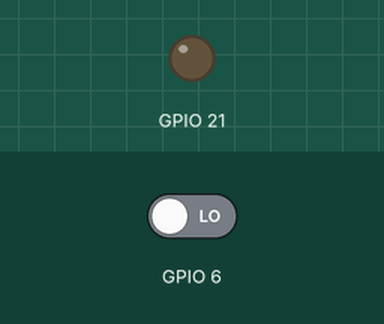
Bench run of a program on a simulated Raspberry Pi (BCM pin numbers), started with the arguments Hello 3. On the bench: output pins drawn as LEDs (lit = HIGH). Dashed ring = blinking. Inputs (shaded band) come from the test bench; at power-on: GPIO 6 LOW. The camera gives no picture and a still takes 0.5 s; what the program prints to the terminal is not drawn. At 4.8 s the program stops and its outputs stay as they are.

Above: at 1.2 s.
1.3 s: GPIO 6 driven HIGH
At 1.7 s:
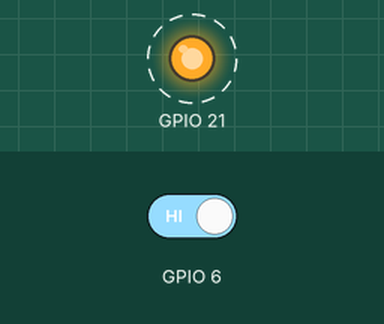
Timing chart, 0 to 5.3 s (numbered marks = the images above; inputs shaded):
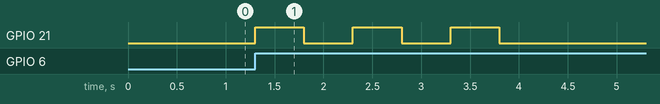

The program:

picamex04.py
```python
import sys
import time
import picamera
import RPi.GPIO as GPIO

fName = sys.argv[1]						        # test02
fName = "/home/pi/Desktop/" + fName +".jpg"	# fName = "./Desktop/test02.jpg
secTime = int(sys.argv[2])  			    # sys.argv[2]="3" --> 3

GPIO.setmode(GPIO.BCM)
GPIO.setup(6, GPIO.IN)
GPIO.setup(21, GPIO.OUT)

print "Take picture by SW-input with ", secTime, "sec delay~"

try:
  # now use "camera" instead "picamera.PiCamera()"
  with picamera.PiCamera() as camera:
    camera.start_preview()

    GPIO.wait_for_edge(6, GPIO.RISING)
    # while GPIO.input(18) == 0:
    #   pass

    for i in range(secTime):  # for( i=0; i<5; i++ )
      GPIO.output(21, True )
      time.sleep(0.5)
      GPIO.output(21, False)
      time.sleep(0.5)

    camera.capture(fName)
    camera.stop_preview()

except KeyboardInterrupt:
	GPIO.cleanup()
	print "\nbye~"
```

Measured:
- after the input at 1.3 s, GPIO 21: alternates HIGH for 0.50 s and LOW for 0.50 s, 6 changes in all, then stays LOW, starting at once
